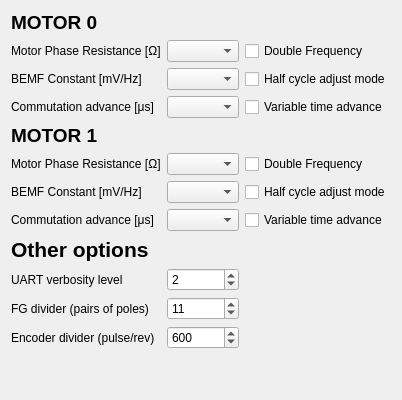
       <widget class="QWidget" name="tab_2">
        <attribute name="title">
         <string>Prefs: Motorparams</string>
        </attribute>
        <layout class="QGridLayout" name="gridLayout_3">
         <item row="0" column="0">
          <layout class="QGridLayout" name="gridLayout_2">
           <item row="3" column="1">
            <widget class="QComboBox" name="bemfComboBox0"/>
           </item>
           <item row="10" column="0">
            <widget class="QLabel" name="label_12">
             <property name="text">
              <string>UART verbosity level</string>
             </property>
            </widget>
           </item>
           <item row="6" column="1">
            <widget class="QComboBox" name="mprComboBox1"/>
           </item>
           <item row="8" column="1">
            <widget class="QComboBox" name="tsettingComboBox1"/>
           </item>
           <item row="10" column="1">
            <widget class="QSpinBox" name="verbSpinBox">
             <property name="maximum">
              <number>4</number>
             </property>
             <property name="value">
              <number>2</number>
             </property>
            </widget>
           </item>
           <item row="6" column="0">
            <widget class="QLabel" name="label_9">
             <property name="text">
              <string>Motor Phase Resistance [Ω]</string>
             </property>
            </widget>
           </item>
           <item row="8" column="0">
            <widget class="QLabel" name="label_17">
             <property name="text">
              <string>Commutation advance [μs]</string>
             </property>
            </widget>
           </item>
           <item row="4" column="2">
            <widget class="QCheckBox" name="varAdvCheckBox0">
             <property name="text">
              <string>Variable time advance</string>
             </property>
            </widget>
           </item>
           <item row="1" column="0">
            <widget class="QLabel" name="label_7">
             <property name="text">
              <string>&lt;html&gt;&lt;head/&gt;&lt;body&gt;&lt;p&gt;&lt;span style=&quot; font-size:14pt; font-weight:600;&quot;&gt;MOTOR 0&lt;/span&gt;&lt;/p&gt;&lt;/body&gt;&lt;/html&gt;</string>
             </property>
            </widget>
           </item>
           <item row="2" column="0">
            <widget class="QLabel" name="label_3">
             <property name="text">
              <string>Motor Phase Resistance [Ω]</string>
             </property>
            </widget>
           </item>
           <item row="7" column="0">
            <widget class="QLabel" name="label_10">
             <property name="text">
              <string>BEMF Constant [mV/Hz]</string>
             </property>
            </widget>
           </item>
           <item row="3" column="2">
            <widget class="QCheckBox" name="hcAdjCheckBox0">
             <property name="text">
              <string>Half cycle adjust mode</string>
             </property>
            </widget>
           </item>
           <item row="2" column="1">
            <widget class="QComboBox" name="mprComboBox0"/>
           </item>
           <item row="3" column="0">
            <widget class="QLabel" name="label_4">
             <property name="text">
              <string>BEMF Constant [mV/Hz]</string>
             </property>
            </widget>
           </item>
           <item row="11" column="0">
            <widget class="QLabel" name="label_47">
             <property name="text">
              <string>FG divider (pairs of poles)</string>
             </property>
            </widget>
           </item>
           <item row="5" column="0">
            <widget class="QLabel" name="label_8">
             <property name="text">
              <string>&lt;html&gt;&lt;head/&gt;&lt;body&gt;&lt;p&gt;&lt;span style=&quot; font-size:14pt; font-weight:600;&quot;&gt;MOTOR 1&lt;/span&gt;&lt;/p&gt;&lt;/body&gt;&lt;/html&gt;</string>
             </property>
            </widget>
           </item>
           <item row="2" column="2">
            <widget class="QCheckBox" name="dfreqCheckBox0">
             <property name="text">
              <string>Double Frequency</string>
             </property>
            </widget>
           </item>
           <item row="4" column="0">
            <widget class="QLabel" name="label_16">
             <property name="text">
              <string>Commutation advance [μs]</string>
             </property>
            </widget>
           </item>
           <item row="6" column="2">
            <widget class="QCheckBox" name="dfreqCheckBox1">
             <property name="text">
              <string>Double Frequency</string>
             </property>
            </widget>
           </item>
           <item row="7" column="2">
            <widget class="QCheckBox" name="hcAdjCheckBox1">
             <property name="text">
              <string>Half cycle adjust mode</string>
             </property>
            </widget>
           </item>
           <item row="9" column="0">
            <widget class="QLabel" name="label_46">
             <property name="text">
              <string>&lt;html&gt;&lt;head/&gt;&lt;body&gt;&lt;p&gt;&lt;span style=&quot; font-size:16pt; font-weight:600;&quot;&gt;Other options&lt;/span&gt;&lt;/p&gt;&lt;/body&gt;&lt;/html&gt;</string>
             </property>
            </widget>
           </item>
           <item row="7" column="1">
            <widget class="QComboBox" name="bemfComboBox1"/>
           </item>
           <item row="8" column="2">
            <widget class="QCheckBox" name="varAdvCheckBox1">
             <property name="text">
              <string>Variable time advance</string>
             </property>
            </widget>
           </item>
           <item row="4" column="1">
            <widget class="QComboBox" name="tsettingComboBox0"/>
           </item>
           <item row="12" column="0">
            <widget class="QLabel" name="label_48">
             <property name="text">
              <string>Encoder divider (pulse/rev)</string>
             </property>
            </widget>
           </item>
           <item row="11" column="1">
            <widget class="QSpinBox" name="fgSpinBox">
             <property name="minimum">
              <number>1</number>
             </property>
             <property name="maximum">
              <number>128</number>
             </property>
             <property name="value">
              <number>11</number>
             </property>
            </widget>
           </item>
           <item row="12" column="1">
            <widget class="QSpinBox" name="encSpinBox">
             <property name="minimum">
              <number>1</number>
             </property>
             <property name="maximum">
              <number>3000</number>
             </property>
             <property name="singleStep">
              <number>10</number>
             </property>
             <property name="value">
              <number>600</number>
             </property>
            </widget>
           </item>
          </layout>
         </item>
         <item row="1" column="0">
          <spacer name="verticalSpacer_2">
           <property name="orientation">
            <enum>Qt::Vertical</enum>
           </property>
           <property name="sizeHint" stdset="0">
            <size>
             <width>20</width>
             <height>40</height>
            </size>
           </property>
          </spacer>
         </item>
        </layout>
       </widget>
